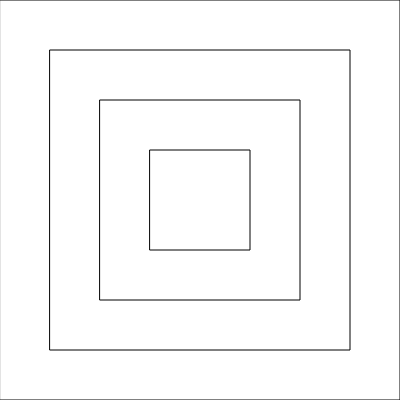
Frame 1 (no input)
Frame 60 (no input): identical to frame 1, image omitted
Frame 120 (the mouse pressed at the canvas centre since frame 60): identical to frame 1, image omitted

The p5.js sketch that drew this single still picture (run headless with seeded random() and noise() and a simulated clock; from frame 60 on, the mouse is pressed at the canvas centre):

// p5.js sketch
// ── sketch.js
function setup() {
    createCanvas(400, 400);
}

function draw() {
    background(220);

    rect(0, 0, 400, 400);
    rect(50, 50, 300, 300);
    rect(100, 100, 200, 200);
    rect(150, 150, 100, 100);
}
